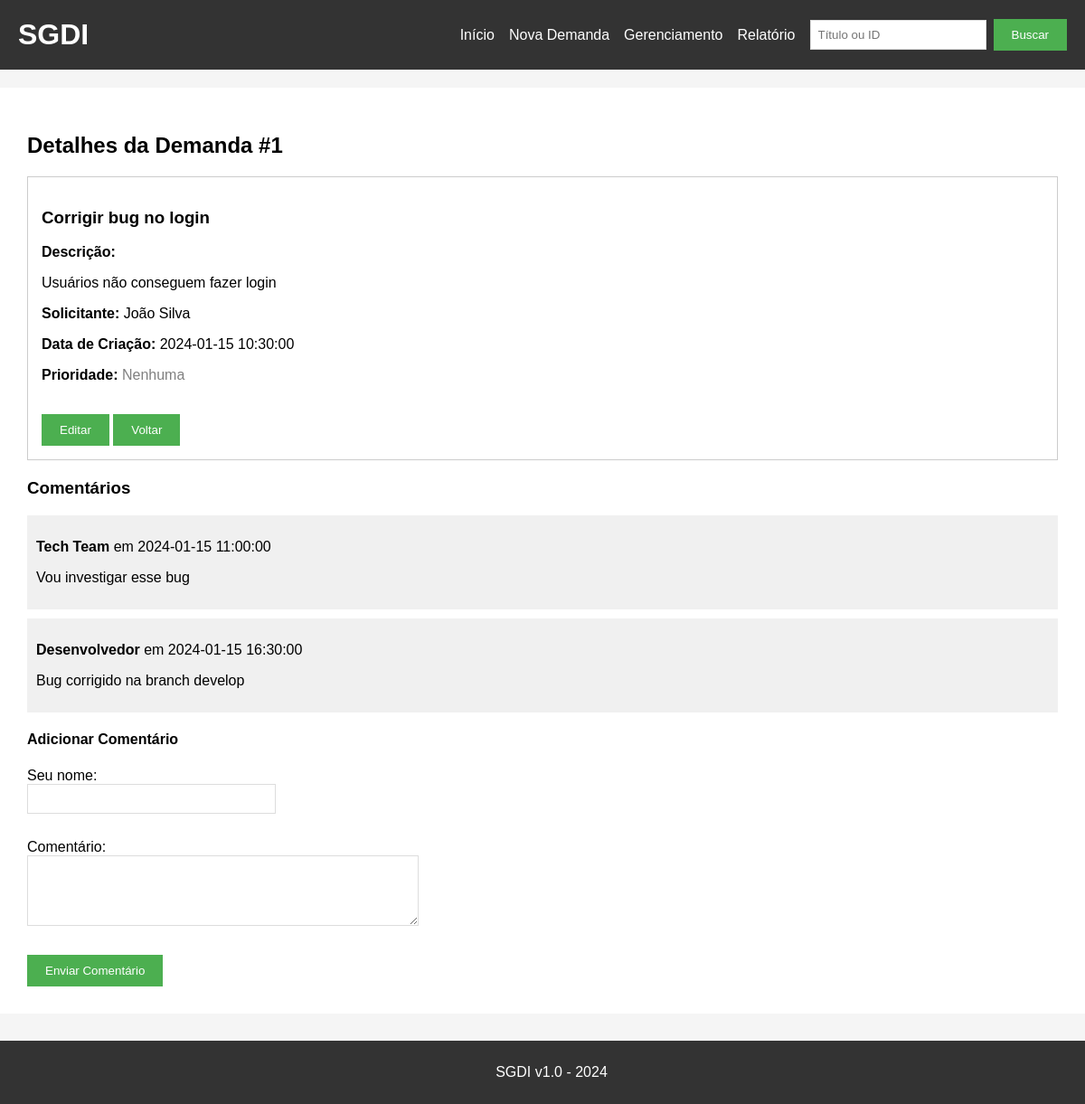
Page /detalhes/1 on the committed database.
### tables this page shows
CREATE TABLE demandas (
    id INTEGER,
    titulo TEXT,
    descricao TEXT,
    solicitante TEXT,
    data_criacao TEXT,
    priority INTEGER DEFAULT 0
, usuario_id INTEGER, status TEXT DEFAULT 'aberta', responsible_id INTEGER, data_conclusao TEXT);

CREATE TABLE usuarios (
            id INTEGER PRIMARY KEY AUTOINCREMENT,
            nome TEXT,
            email TEXT,
            senha TEXT
        );

CREATE TABLE comentarios (
    id INTEGER,
    demanda_id INTEGER,
    comentario TEXT,
    autor TEXT,
    data TEXT
);

### app.py (the view)
@app.route('/detalhes/<id>')
def detalhes(id):
    conn = get_db()
    demanda = conn.execute(
        '''
        SELECT
            demandas.id,
            demandas.titulo,
            demandas.descricao,
            usuarios.nome,
            demandas.data_criacao,
            demandas.priority
        FROM demandas
        LEFT JOIN usuarios
            ON demandas.usuario_id = usuarios.id
        WHERE demandas.id = ?
        ''',
        (id,)
    ).fetchone()
    if demanda is None:
        conn.close()
        flash('Demanda não encontrada!')
        return redirect('/')
    comentarios = conn.execute(
        '''
        SELECT
            id,
            demanda_id,
            comentario,
            autor,
            data
        FROM comentarios
        WHERE demanda_id = ?
        ORDER BY id
        ''',
        (id,)
    ).fetchall()
    conn.close()
    return render_template(
        'detalhes.html',
        demanda=demanda,
        comentarios=comentarios
    )

### app.py (called while the page is built)
def get_db():
    caminho = app.config.get('DATABASE', 'demandas.db')
    conn = sqlite3.connect(caminho)
    conn.row_factory = sqlite3.Row
    preparar_banco(conn)
    return conn

### templates/detalhes.html
{% extends "base.html" %}
{% block content %}
<h2>Detalhes da Demanda #{{ demanda[0] }}</h2>
<div style="border:1px solid #ccc; padding:15px; margin-bottom:20px;">
    <h3>{{ demanda[1] }}</h3>
    <p><strong>Descrição:</strong></p>
    <p>{{ demanda[2] }}</p>
    <p><strong>Solicitante:</strong> {{ demanda[3] }}</p>
    <p><strong>Data de Criação:</strong> {{ demanda[4] }}</p>
    <p><strong>Prioridade:</strong> {% if demanda[5] == 3 %} <span style="color: red; font-weight: bold;">Alta</span> {% elif demanda[5] == 2 %} <span style="color: orange; font-weight: bold;">Média</span> {% elif demanda[5] == 1 %} <span style="color: blue; font-weight: bold;">Baixa</span> {% else %} <span style="color: gray;">Nenhuma</span> {% endif %} </p>
    <br>
    <a href="/editar/{{ demanda[0] }}"><button>Editar</button></a>
    <a href="/"><button>Voltar</button></a>
</div>
<h3>Comentários</h3>
{% for comentario in comentarios %}
<div style="background:#f0f0f0; padding:10px; margin:10px 0;">
    <p><strong>{{ comentario[3] }}</strong> em {{ comentario[4] }}</p>
    <p>{{ comentario[2] }}</p>
</div>
{% endfor %}
<h4>Adicionar Comentário</h4>
<form method="POST" action="/adicionar_comentario/{{ demanda[0] }}">
    <div>
        <label>Seu nome:</label><br>
        <input type="text" name="autor" size="30">
    </div>
    <br>
    <div>
        <label>Comentário:</label><br>
        <textarea name="comentario" rows="4" cols="50"></textarea>
    </div>
    <br>
    <button type="submit">Enviar Comentário</button>
</form>
{% endblock %}

### static/style.css (style rules this page uses)
body { font-family: Arial, sans-serif; background-color: #f5f5f5; padding: 0 0 80px; margin: 0; }
button { background-color: #4CAF50; color: white; padding: 10px 20px; border: none; cursor: pointer; }
form div { margin-bottom: 10px; }
input[type="text"], textarea { padding: 8px; border: 1px solid #ddd; }
textarea { resize: vertical; }

### templates/base.html (style rules this page uses)
body { margin: 0; }

### rows in the picture
demandas: id "1", titulo "Corrigir bug no login", descricao "Usuários não conseguem fazer login", data_criacao "2024-01-15 10:30:00"
usuarios: nome "João Silva"
comentarios: autor "Tech Team", data "2024-01-15 11:00:00", comentario "Vou investigar esse bug"
comentarios: autor "Desenvolvedor", data "2024-01-15 16:30:00", comentario "Bug corrigido na branch develop"
